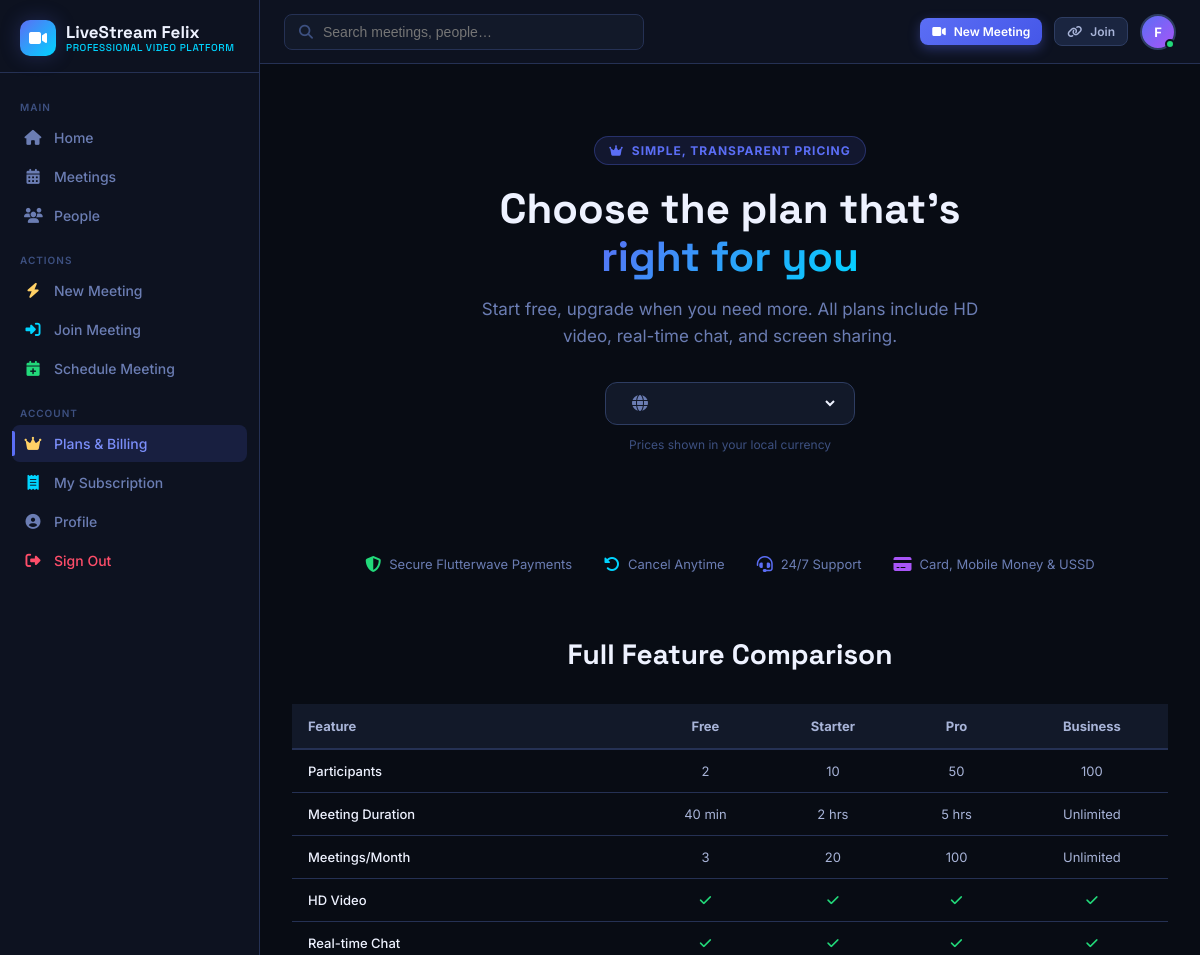
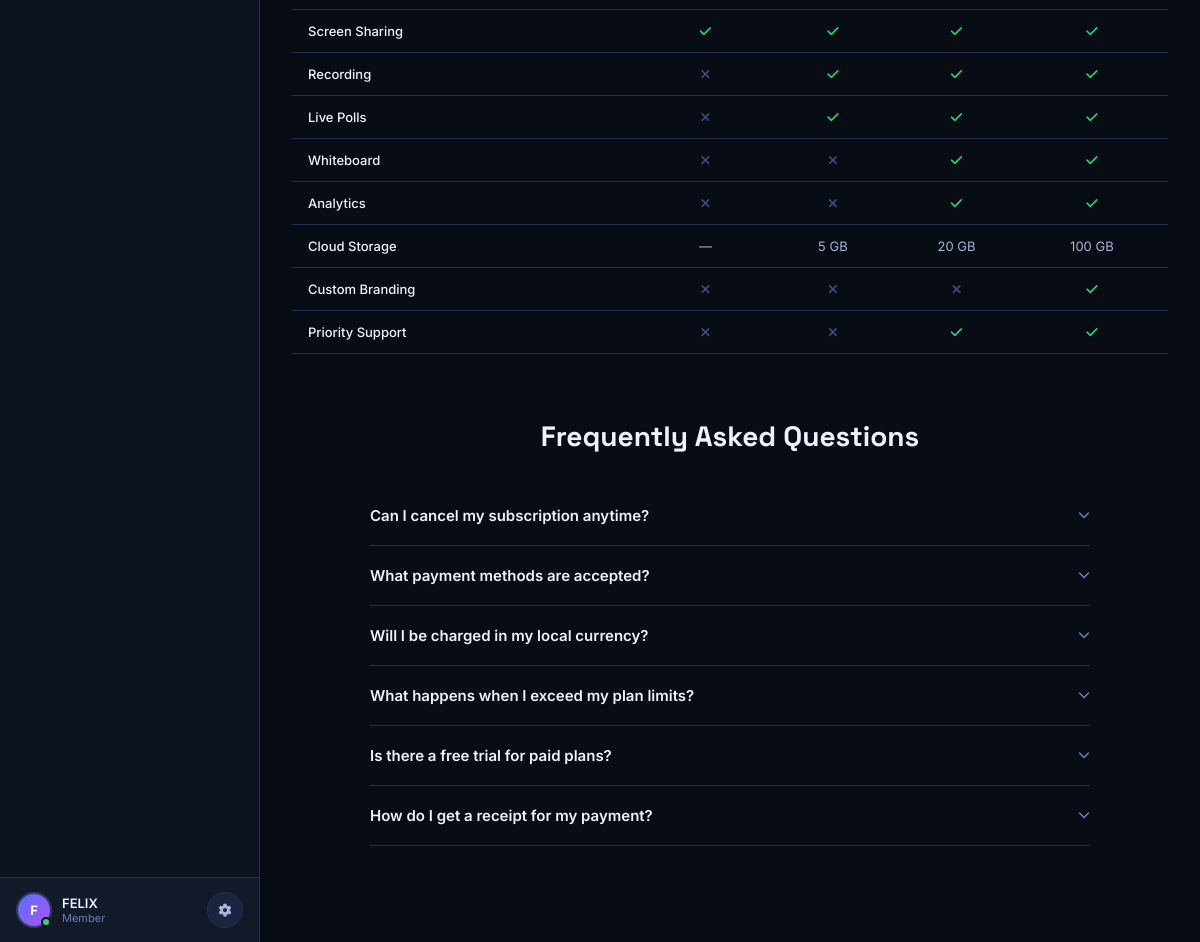
The app's page /billing/pricing/ (signed in) with its own data (2 pictures, top to bottom).
### accounts/models.py (models this page shows, shortened)
class User(AbstractUser):
    id = models.UUIDField(primary_key=True, default=uuid.uuid4, editable=False)
    avatar = models.ImageField(upload_to='avatars/', null=True, blank=True)
    bio = models.TextField(max_length=300, blank=True)
    job_title = models.CharField(max_length=100, blank=True)
    organization = models.CharField(max_length=150, blank=True)
    is_online = models.BooleanField(default=False)
    last_seen = models.DateTimeField(null=True, blank=True)
    total_meetings = models.PositiveIntegerField(default=0)
    total_minutes = models.PositiveIntegerField(default=0)
    created_at = models.DateTimeField(auto_now_add=True)
    @property
    def initials(self):
        parts = (self.get_full_name() or self.username).split()
        return ''.join(p[0].upper() for p in parts[:2])

### billing/views.py (the view, shortened to what this page needs)
# urls.py: path('pricing/', views.pricing_page, name='pricing'),
def pricing_page(request):
    plans = Plan.objects.filter(is_active=True).order_by('sort_order')
    countries = Country.objects.filter(flutterwave_supported=True).order_by('name')
    user_country = None
    user_subscription = None
    if request.user.is_authenticated:
        try:
            user_subscription = request.user.subscription
            user_country = user_subscription.country
        except Subscription.DoesNotExist:
            pass
    country_code = request.GET.get('country') or request.session.get('country_code', 'US')
    try:
        selected_country = Country.objects.get(code=country_code.upper())
    except Country.DoesNotExist:
        selected_country = Country.objects.filter(code='US').first()
    plan_data = []
    context = {
        'plan_data': plan_data,
        'countries': countries,
        'selected_country': selected_country,
        'user_subscription': user_subscription,
        'flw_public_key': settings.FLW_PUBLIC_KEY,
        'faq_items': [
            ('Can I cancel my subscription anytime?', 'Yes, you can cancel at any time. You will continue to have access to your plan until the end of your billing period.'),
            ('What payment methods are accepted?', 'We accept debit/credit cards, mobile money (MTN, Airtel, etc.), bank transfer, and USSD — all powered by Flutterwave.'),
            ('Will I be charged in my local currency?', 'Yes! We automatically show prices in your local currency. Payments are processed in your selected currency.'),
            ('What happens when I exceed my plan limits?', 'On the Free plan, new meetings will be blocked once limits are reached. Upgrade anytime to continue hosting meetings.'),
            ('Is there a free trial for paid plans?', 'The Free plan lets you try the platform with no credit card required. Paid plans are billed immediately upon signup.'),
            ('How do I get a receipt for my payment?', 'A receipt is automatically sent to your email after every successful payment. You can also view all payments in your subscription dashboard.'),
        ],
    }
    return render(request, 'billing/pricing.html', context)

### templates/billing/pricing.html (shortened to what this page needs)
{% extends "base.html" %}
{% block content %}
<div class="pricing-hero">
  <div style="display:inline-flex;align-items:center;gap:8px;background:rgba(91,110,245,0.12);border:1px solid rgba(91,110,245,0.3);border-radius:20px;padding:6px 14px;font-size:12px;font-weight:700;color:var(--indigo);text-transform:uppercase;letter-spacing:0.08em;margin-bottom:20px;">
    <i class="fa-solid fa-crown"></i> Simple, Transparent Pricing
  </div>
  <h1 class="pricing-title">
    Choose the plan that's<br><span>right for you</span>
  </h1>
  <p class="pricing-sub">
    Start free, upgrade when you need more. All plans include HD video, real-time chat, and screen sharing.
  </p>
  <div style="margin-bottom:8px;">
    <div class="country-selector">
      <i class="fa-solid fa-globe" style="color:var(--text-3);"></i>
      <select class="country-select" id="countrySelect" onchange="updatePricing(this.value)">
      </select>
    </div>
    <div style="font-size:12px;color:var(--text-4);">Prices shown in your local currency</div>
  </div>
</div>
<div style="display:flex;justify-content:center;gap:32px;margin-top:48px;flex-wrap:wrap;">
  <div style="display:flex;align-items:center;gap:8px;font-size:13px;color:var(--text-3);">
    <i class="fa-solid fa-shield-halved" style="color:var(--green);font-size:16px;"></i> Secure Flutterwave Payments
  </div>
  <div style="display:flex;align-items:center;gap:8px;font-size:13px;color:var(--text-3);">
    <i class="fa-solid fa-rotate-left" style="color:var(--cyan);font-size:16px;"></i> Cancel Anytime
  </div>
  <div style="display:flex;align-items:center;gap:8px;font-size:13px;color:var(--text-3);">
    <i class="fa-solid fa-headset" style="color:var(--indigo);font-size:16px;"></i> 24/7 Support
  </div>
  <div style="display:flex;align-items:center;gap:8px;font-size:13px;color:var(--text-3);">
    <i class="fa-solid fa-credit-card" style="color:var(--purple);font-size:16px;"></i> Card, Mobile Money & USSD
  </div>
</div>
<div class="compare-section">
  <h2 class="compare-title">Full Feature Comparison</h2>
  <table class="compare-table">
    <thead>
      <tr>
        <th style="width:40%;">Feature</th>
        <th>Free</th><th>Starter</th><th>Pro</th><th>Business</th>
      </tr>
    </thead>
    <tbody>
      <tr><td>Participants</td><td>2</td><td>10</td><td>50</td><td>100</td></tr>
      <tr><td>Meeting Duration</td><td>40 min</td><td>2 hrs</td><td>5 hrs</td><td>Unlimited</td></tr>
      <tr><td>Meetings/Month</td><td>3</td><td>20</td><td>100</td><td>Unlimited</td></tr>
      <tr><td>HD Video</td><td><i class="fa-solid fa-check check"></i></td><td><i class="fa-solid fa-check check"></i></td><td><i class="fa-solid fa-check check"></i></td><td><i class="fa-solid fa-check check"></i></td></tr>
      <tr><td>Real-time Chat</td><td><i class="fa-solid fa-check check"></i></td><td><i class="fa-solid fa-check check"></i></td><td><i class="fa-solid fa-check check"></i></td><td><i class="fa-solid fa-check check"></i></td></tr>
      <tr><td>Screen Sharing</td><td><i class="fa-solid fa-check check"></i></td><td><i class="fa-solid fa-check check"></i></td><td><i class="fa-solid fa-check check"></i></td><td><i class="fa-solid fa-check check"></i></td></tr>
      <tr><td>Recording</td><td><i class="fa-solid fa-xmark cross"></i></td><td><i class="fa-solid fa-check check"></i></td><td><i class="fa-solid fa-check check"></i></td><td><i class="fa-solid fa-check check"></i></td></tr>
      <tr><td>Live Polls</td><td><i class="fa-solid fa-xmark cross"></i></td><td><i class="fa-solid fa-check check"></i></td><td><i class="fa-solid fa-check check"></i></td><td><i class="fa-solid fa-check check"></i></td></tr>
      <tr><td>Whiteboard</td><td><i class="fa-solid fa-xmark cross"></i></td><td><i class="fa-solid fa-xmark cross"></i></td><td><i class="fa-solid fa-check check"></i></td><td><i class="fa-solid fa-check check"></i></td></tr>
      <tr><td>Analytics</td><td><i class="fa-solid fa-xmark cross"></i></td><td><i class="fa-solid fa-xmark cross"></i></td><td><i class="fa-solid fa-check check"></i></td><td><i class="fa-solid fa-check check"></i></td></tr>
      <tr><td>Cloud Storage</td><td>—</td><td>5 GB</td><td>20 GB</td><td>100 GB</td></tr>
      <tr><td>Custom Branding</td><td><i class="fa-solid fa-xmark cross"></i></td><td><i class="fa-solid fa-xmark cross"></i></td><td><i class="fa-solid fa-xmark cross"></i></td><td><i class="fa-solid fa-check check"></i></td></tr>
      <tr><td>Priority Support</td><td><i class="fa-solid fa-xmark cross"></i></td><td><i class="fa-solid fa-xmark cross"></i></td><td><i class="fa-solid fa-check check"></i></td><td><i class="fa-solid fa-check check"></i></td></tr>
    </tbody>
  </table>
</div>
<div class="faq-section">
  <h2 class="compare-title">Frequently Asked Questions</h2>
  {% for q,a in faq_items %}
  <div class="faq-item">
    <div class="faq-q" onclick="toggleFaq(this)">
      {{ q }} <i class="fa-solid fa-chevron-down" style="font-size:12px;color:var(--text-3);"></i>
    </div>
  </div>
  {% endfor %}
</div>
{% endblock %}

### templates/base.html (shortened to what this page needs)
<!DOCTYPE html>
<html lang="en">
<head>
  <link rel="stylesheet" href="https://cdnjs.cloudflare.com/ajax/libs/font-awesome/6.5.0/css/all.min.css" />
</head>
<body>
{% if user.is_authenticated %}
<div class="lsf-app">
  <aside class="lsf-sidebar" id="sidebar">
    <a href="{% url 'dashboard:home' %}" class="lsf-logo">
      <div class="lsf-logo-icon"><i class="fa-solid fa-video"></i></div>
      <div class="lsf-logo-text">
        LiveStream Felix
        <span>Professional Video Platform</span>
      </div>
    </a>
    <nav class="lsf-nav">
      <div class="lsf-nav-label">Main</div>
      <a href="{% url 'dashboard:home' %}" class="lsf-nav-item {% if request.resolver_match.namespace == 'dashboard' and request.resolver_match.url_name == 'home' %}active{% endif %}">
        <i class="fa-solid fa-house"></i> Home
      </a>
      <a href="{% url 'dashboard:meetings' %}" class="lsf-nav-item {% if request.resolver_match.url_name == 'meetings' %}active{% endif %}">
        <i class="fa-solid fa-calendar-days"></i> Meetings
      </a>
      <a href="{% url 'dashboard:people' %}" class="lsf-nav-item {% if request.resolver_match.url_name == 'people' %}active{% endif %}">
        <i class="fa-solid fa-users"></i> People
      </a>
      <div class="lsf-nav-label" style="margin-top:8px;">Actions</div>
      <a href="{% url 'rooms:instant' %}" class="lsf-nav-item">
        <i class="fa-solid fa-bolt" style="color:var(--yellow)"></i> New Meeting
      </a>
      <a href="{% url 'rooms:join' %}" class="lsf-nav-item">
        <i class="fa-solid fa-right-to-bracket" style="color:var(--cyan)"></i> Join Meeting
      </a>
      <a href="{% url 'rooms:create' %}" class="lsf-nav-item">
        <i class="fa-solid fa-calendar-plus" style="color:var(--green)"></i> Schedule Meeting
      </a>
      <div class="lsf-nav-label" style="margin-top:8px;">Account</div>
      <a href="{% url 'billing:pricing' %}" class="lsf-nav-item {% if request.resolver_match.namespace == 'billing' %}active{% endif %}">
        <i class="fa-solid fa-crown" style="color:var(--yellow)"></i> Plans & Billing
      </a>
      <a href="{% url 'billing:subscription' %}" class="lsf-nav-item">
        <i class="fa-solid fa-receipt" style="color:var(--cyan)"></i> My Subscription
      </a>
      <a href="{% url 'accounts:profile' %}" class="lsf-nav-item {% if request.resolver_match.url_name == 'profile' %}active{% endif %}">
        <i class="fa-solid fa-user-circle"></i> Profile
      </a>
      <a href="{% url 'accounts:logout' %}" class="lsf-nav-item" style="color:var(--red);">
        <i class="fa-solid fa-right-from-bracket"></i> Sign Out
      </a>
    </nav>
    <div class="lsf-sidebar-user">
      <div class="lsf-avatar online">
        {% if user.avatar %}<img src="{{ user.avatar.url }}" alt="">{% else %}{{ user.initials }}{% endif %}
      </div>
      <div class="lsf-user-meta">
        <div class="lsf-user-name">{{ user.get_full_name|default:user.username }}</div>
        <div class="lsf-user-sub">{{ user.job_title|default:"Member" }}</div>
      </div>
      <a href="{% url 'accounts:profile' %}" class="lsf-btn lsf-btn-icon lsf-btn-sm" title="Settings">
        <i class="fa-solid fa-gear" style="font-size:13px;"></i>
      </a>
    </div>
  </aside>
  <div class="lsf-main">
    <header class="lsf-topbar">
      <div class="lsf-search">
        <i class="fa-solid fa-magnifying-glass"></i>
        <input type="text" placeholder="Search meetings, people…" id="globalSearch">
      </div>
      <div style="margin-left:auto;display:flex;align-items:center;gap:12px;">
        <a href="{% url 'rooms:instant' %}" class="lsf-btn lsf-btn-primary lsf-btn-sm">
          <i class="fa-solid fa-video"></i> New Meeting
        </a>
        <a href="{% url 'rooms:join' %}" class="lsf-btn lsf-btn-secondary lsf-btn-sm">
          <i class="fa-solid fa-link"></i> Join
        </a>
        <div class="lsf-avatar online" style="cursor:pointer;">
          {% if user.avatar %}<img src="{{ user.avatar.url }}" alt="">{% else %}{{ user.initials }}{% endif %}
        </div>
      </div>
    </header>
    <main class="lsf-content">
      {% block content %}{% endblock %}
    </main>
  </div>
</div>
{% else %}
  {% block auth_content %}{% endblock %}
{% endif %}
</body>
</html>

### records on screen
User: initials "F", get_full_name "FELIX", job_title "Member"

### other values on screen
{{ q }} "Can I cancel my subscription anytime?" "What payment methods are accepted?" "Will I be charged in my local currency?" "What happens when I exceed my plan limits?" "Is there a free trial for paid plans?" "How do I get a receipt for my payment?"
